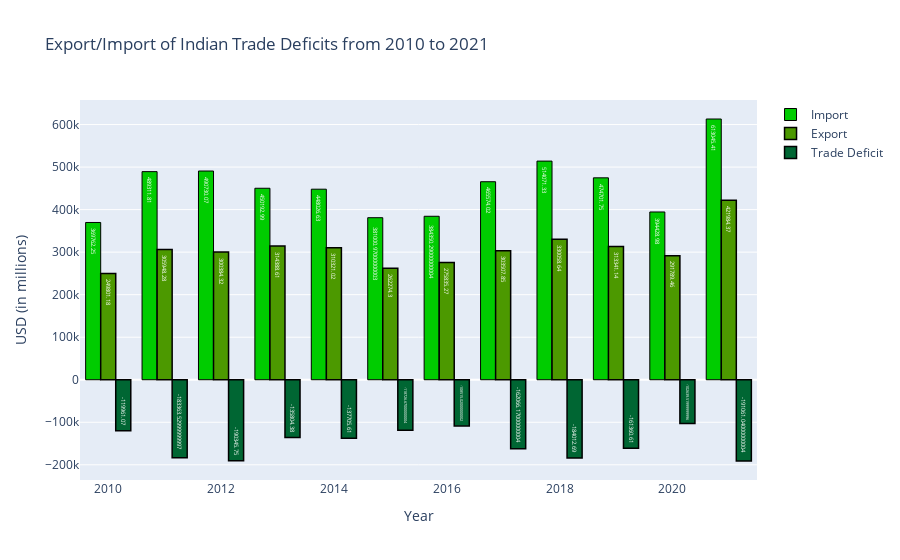

The cell this chart's notebook holds for it:
### Code cell
#exports and imports with their trade deficits of that year histogram

bar1 = go.Bar(
    x = total_year.index,
    y = total_year.Import,
    name = "Import",
                marker = dict(color = 'rgb(0, 204, 0)',
                             line=dict(color='rgb(0,0,0)',width=1.0)),
                text = total_year.Import
)

bar2 = go.Bar(
    x = total_year.index,
    y = total_year.Export,
    name = "Export",
                marker = dict(color = 'rgb(76, 153, 0)',
                             line=dict(color='rgb(0,0,0)',width=1.5)),
                text = total_year.Export
)

bar3 = go.Bar(
    x = total_year.index,
    y = total_year['Trade Deficit'],
    name = "Trade Deficit",
                marker = dict(color = 'rgb(0, 102, 51)',
                             line=dict(color='rgb(0,0,0)',width=1.5)),
                text = total_year['Trade Deficit']
)

layout = go.Layout(hovermode= 'closest', title = 'Export/Import of Indian Trade Deficits from 2010 to 2021' , xaxis = dict(title = 'Year'), yaxis = dict(title = 'USD (in millions)'))
fig = go.Figure(data=[bar1,bar2,bar3],layout = layout)
fig.show()

### Figure 1 — Plotly figure (JSON) as saved in the notebook; plotly's stock layout.template omitted (floating-point values rounded to 4 significant figures)
{"data": [{"marker": {"color": "rgb(0, 204, 0)", "line": {"color": "rgb(0,0,0)", "width": 1}}, "name": "Import", "text": [369800.0, 489300.0, 490700.0, 450200.0, 448000.0, 381000.0, 384400.0, 465600.0, 514100.0, 474700.0, 394400.0, 613000.0], "type": "bar", "x": [2010, 2011, 2012, 2013, 2014, 2015, 2016, 2017, 2018, 2019, 2020, 2021], "y": [369800.0, 489300.0, 490700.0, 450200.0, 448000.0, 381000.0, 384400.0, 465600.0, 514100.0, 474700.0, 394400.0, 613000.0]}, {"marker": {"color": "rgb(76, 153, 0)", "line": {"color": "rgb(0,0,0)", "width": 1.5}}, "name": "Export", "text": [249800.0, 305900.0, 300400.0, 314400.0, 310300.0, 262300.0, 275800.0, 303500.0, 330100.0, 313300.0, 291800.0, 422000.0], "type": "bar", "x": [2010, 2011, 2012, 2013, 2014, 2015, 2016, 2017, 2018, 2019, 2020, 2021], "y": [249800.0, 305900.0, 300400.0, 314400.0, 310300.0, 262300.0, 275800.0, 303500.0, 330100.0, 313300.0, 291800.0, 422000.0]}, {"marker": {"color": "rgb(0, 102, 51)", "line": {"color": "rgb(0,0,0)", "width": 1.5}}, "name": "Trade Deficit", "text": [-120000.0, -183400.0, -190300.0, -135800.0, -137700.0, -118700.0, -108500.0, -162100.0, -184000.0, -161400.0, -102600.0, -191100.0], "type": "bar", "x": [2010, 2011, 2012, 2013, 2014, 2015, 2016, 2017, 2018, 2019, 2020, 2021], "y": [-120000.0, -183400.0, -190300.0, -135800.0, -137700.0, -118700.0, -108500.0, -162100.0, -184000.0, -161400.0, -102600.0, -191100.0]}], "layout": {"hovermode": "closest", "title": {"text": "Export/Import of Indian Trade Deficits from 2010 to 2021"}, "xaxis": {"title": {"text": "Year"}}, "yaxis": {"title": {"text": "USD (in millions)"}}}}
